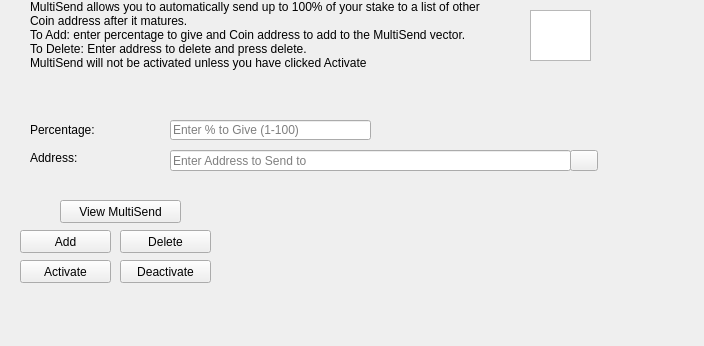
<?xml version="1.0" encoding="UTF-8"?>
<ui version="4.0">
 <class>MultiSendDialog</class>
 <widget class="QWidget" name="MultiSendDialog">
  <property name="windowModality">
   <enum>Qt::NonModal</enum>
  </property>
  <property name="geometry">
   <rect>
    <x>0</x>
    <y>0</y>
    <width>704</width>
    <height>346</height>
   </rect>
  </property>
  <property name="windowTitle">
   <string>MultiSend</string>
  </property>
  <property name="styleSheet">
   <string notr="true">background-image: url(:/images/bkg2);</string>
  </property>
  <widget class="QLineEdit" name="multiSendPercentEdit">
   <property name="geometry">
    <rect>
     <x>170</x>
     <y>120</y>
     <width>201</width>
     <height>20</height>
    </rect>
   </property>
   <property name="toolTip">
    <string>Enter whole numbers 1 - 100</string>
   </property>
   <property name="placeholderText">
    <string>Enter % to Give (1-100)</string>
   </property>
  </widget>
  <widget class="QLineEdit" name="multiSendAddressEdit">
   <property name="geometry">
    <rect>
     <x>170</x>
     <y>150</y>
     <width>401</width>
     <height>21</height>
    </rect>
   </property>
   <property name="toolTip">
    <string/>
   </property>
   <property name="placeholderText">
    <string>Enter Address to Send to</string>
   </property>
  </widget>
  <widget class="QLabel" name="label_2">
   <property name="geometry">
    <rect>
     <x>30</x>
     <y>0</y>
     <width>451</width>
     <height>121</height>
    </rect>
   </property>
   <property name="lineWidth">
    <number>1</number>
   </property>
   <property name="text">
    <string>MultiSend allows you to automatically send up to 100% of your stake to a list of other Coin address after it matures.
To Add: enter percentage to give and Coin address to add to the MultiSend vector. 
To Delete: Enter address to delete and press delete.
MultiSend will not be activated unless you have clicked Activate</string>
   </property>
   <property name="alignment">
    <set>Qt::AlignLeading|Qt::AlignLeft|Qt::AlignTop</set>
   </property>
   <property name="wordWrap">
    <bool>true</bool>
   </property>
  </widget>
  <widget class="QLabel" name="message">
   <property name="geometry">
    <rect>
     <x>240</x>
     <y>200</y>
     <width>381</width>
     <height>91</height>
    </rect>
   </property>
   <property name="text">
    <string/>
   </property>
  </widget>
  <widget class="QPushButton" name="addButton">
   <property name="geometry">
    <rect>
     <x>20</x>
     <y>230</y>
     <width>91</width>
     <height>23</height>
    </rect>
   </property>
   <property name="toolTip">
    <string/>
   </property>
   <property name="statusTip">
    <string>Add to MultiSend Vector</string>
   </property>
   <property name="text">
    <string>Add</string>
   </property>
  </widget>
  <widget class="QPushButton" name="disableButton">
   <property name="geometry">
    <rect>
     <x>120</x>
     <y>260</y>
     <width>91</width>
     <height>23</height>
    </rect>
   </property>
   <property name="statusTip">
    <string>Deactivate MultiSend</string>
   </property>
   <property name="text">
    <string>Deactivate</string>
   </property>
  </widget>
  <widget class="QPushButton" name="addressBookButton">
   <property name="geometry">
    <rect>
     <x>570</x>
     <y>150</y>
     <width>28</width>
     <height>21</height>
    </rect>
   </property>
   <property name="toolTip">
    <string>Choose an address from the address book</string>
   </property>
   <property name="text">
    <string/>
   </property>
   <property name="icon">
    <iconset resource="../bitcoin.qrc">
     <normaloff>:/icons/address-book</normaloff>:/icons/address-book</iconset>
   </property>
   <property name="shortcut">
    <string>Alt+A</string>
   </property>
   <property name="autoDefault">
    <bool>false</bool>
   </property>
  </widget>
  <widget class="QLabel" name="label">
   <property name="geometry">
    <rect>
     <x>30</x>
     <y>120</y>
     <width>121</width>
     <height>20</height>
    </rect>
   </property>
   <property name="toolTip">
    <string>Percentage of stake to send</string>
   </property>
   <property name="text">
    <string>Percentage:</string>
   </property>
  </widget>
  <widget class="QLabel" name="label_5">
   <property name="geometry">
    <rect>
     <x>30</x>
     <y>150</y>
     <width>111</width>
     <height>16</height>
    </rect>
   </property>
   <property name="toolTip">
    <string>Address to send portion of stake to</string>
   </property>
   <property name="text">
    <string>Address:</string>
   </property>
  </widget>
  <widget class="QPushButton" name="deleteButton">
   <property name="geometry">
    <rect>
     <x>120</x>
     <y>230</y>
     <width>91</width>
     <height>23</height>
    </rect>
   </property>
   <property name="toolTip">
    <string/>
   </property>
   <property name="statusTip">
    <string>Delete Address From MultiSend Vector</string>
   </property>
   <property name="text">
    <string>Delete</string>
   </property>
  </widget>
  <widget class="QPushButton" name="activateButton">
   <property name="geometry">
    <rect>
     <x>20</x>
     <y>260</y>
     <width>91</width>
     <height>23</height>
    </rect>
   </property>
   <property name="statusTip">
    <string>Activate MultiSend</string>
   </property>
   <property name="text">
    <string>Activate</string>
   </property>
  </widget>
  <widget class="QPushButton" name="viewButton">
   <property name="geometry">
    <rect>
     <x>60</x>
     <y>200</y>
     <width>121</width>
     <height>23</height>
    </rect>
   </property>
   <property name="toolTip">
    <string/>
   </property>
   <property name="statusTip">
    <string>View MultiSend Vector</string>
   </property>
   <property name="text">
    <string>View MultiSend</string>
   </property>
  </widget>
  <widget class="QTextBrowser" name="textBrowser">
   <property name="geometry">
    <rect>
     <x>530</x>
     <y>10</y>
     <width>61</width>
     <height>51</height>
    </rect>
   </property>
   <property name="html">
    <string>&lt;!DOCTYPE HTML PUBLIC &quot;-//W3C//DTD HTML 4.0//EN&quot; &quot;http://www.w3.org/TR/REC-html40/strict.dtd&quot;&gt;
&lt;html&gt;&lt;head&gt;&lt;meta name=&quot;qrichtext&quot; content=&quot;1&quot; /&gt;&lt;style type=&quot;text/css&quot;&gt;
p, li { white-space: pre-wrap; }
&lt;/style&gt;&lt;/head&gt;&lt;body style=&quot; font-family:'MS Shell Dlg 2'; font-size:8.25pt; font-weight:400; font-style:normal;&quot;&gt;
&lt;p style=&quot; margin-top:0px; margin-bottom:0px; margin-left:0px; margin-right:0px; -qt-block-indent:0; text-indent:0px;&quot;&gt;&lt;a href=&quot;https://www.github.com/Tillkoeln&quot;&gt;&lt;img src=&quot;:/icons/transaction_0&quot; /&gt;&lt;/a&gt;&lt;/p&gt;&lt;/body&gt;&lt;/html&gt;</string>
   </property>
   <property name="openExternalLinks">
    <bool>true</bool>
   </property>
  </widget>
 </widget>
 <resources>
  <include location="../bitcoin.qrc"/>
 </resources>
 <connections/>
</ui>
